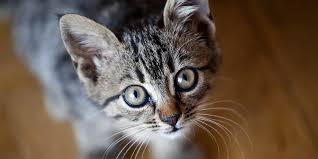
#> input picture Kurs_9/16_OpenCv_Image_Crop/cat.jpeg, 318 x 159 px
$ python abschneiden.py --image cat.jpeg
#> lines starting #> are read from the running program, lines starting #| are printed output that depends on the picture
import numpy as np
import argparse
import cv2

ap = argparse.ArgumentParser()
ap.add_argument("-i", "--image", required = True, help = "Enter Path to the Image")
args = vars(ap.parse_args())
# Bild hochladen
image = cv2.imread(args["image"])
#> image is the input picture: shape (159, 318, 3); mean B, G, R 75.4, 88.7, 105
cv2.imshow("Orginal", image)

# Abschneiden
#Starte y:18 bis y:150, start x:57 bis x: 251
cropped = image[18:150, 57:251]
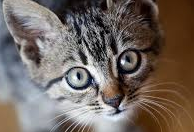
#> cropped: shape (132, 194, 3); mean B, G, R 96.2, 103, 114
cv2.imshow("Cropped", cropped)
cv2.waitKey(0)
